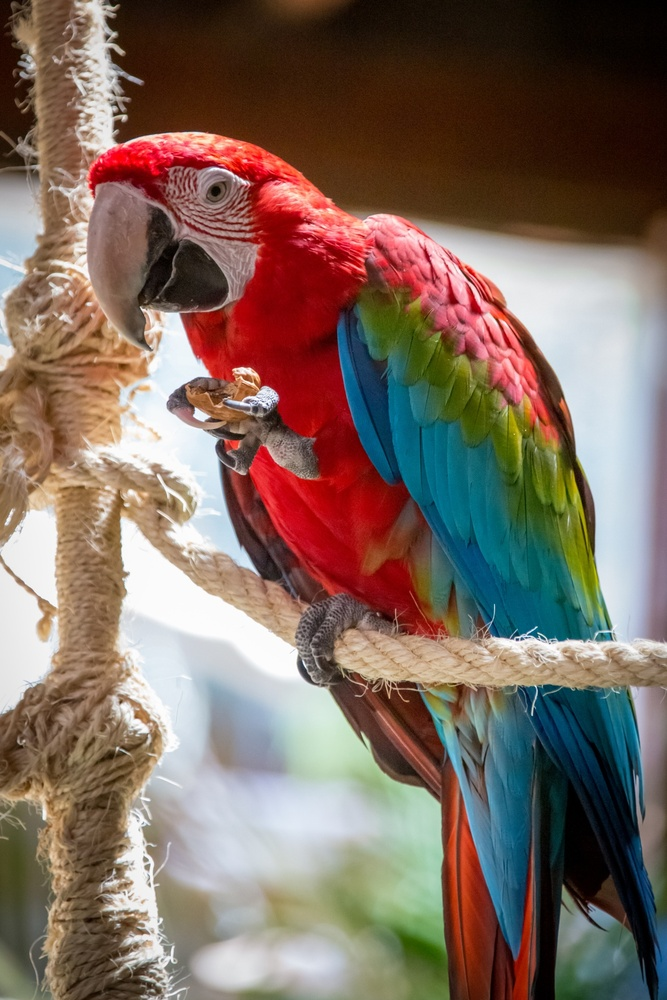
#> input picture Guacamaya.jpg, 667 x 1000 px, shrunk from 1280 x 1920 before the run
$ python VA_Ejercicio09.py
#> lines starting #> are read from the running program, lines starting #| are printed output that depends on the picture
#Ecualización de histograma
#Imagen original: Guacamaya - RGB

#Lectura de imagen
from typing import ChainMap
import cv2 as cv
import numpy as np
import matplotlib.pyplot as plt

#Lectura de imagen
img_org_BGR = cv.imread("Guacamaya.jpg")
#> img_org_BGR is the input picture: shape (1000, 667, 3); mean B, G, R 95.8, 106.8, 125.9
img_org = cv.cvtColor(img_org_BGR, cv.COLOR_BGR2RGB)
m0,n0,p0 = img_org.shape
#> m0 = 1000; n0 = 667; p0 = 3
print(img_org.shape)
#| (1000, 667, 3)
color = ('r','g','b')

fig, ax= plt.subplots(1,2)
#Ecualizar canales
img_eq = np.zeros((m0,n0,p0),np.uint8)
for channel,col in enumerate(color):
    img_eq[:,:,channel] = cv.equalizeHist(img_org[:,:,channel])
    histr_eq = cv.calcHist([img_eq],[channel],None,[256],[0,256])
    ax[1].plot(histr_eq,color = col)
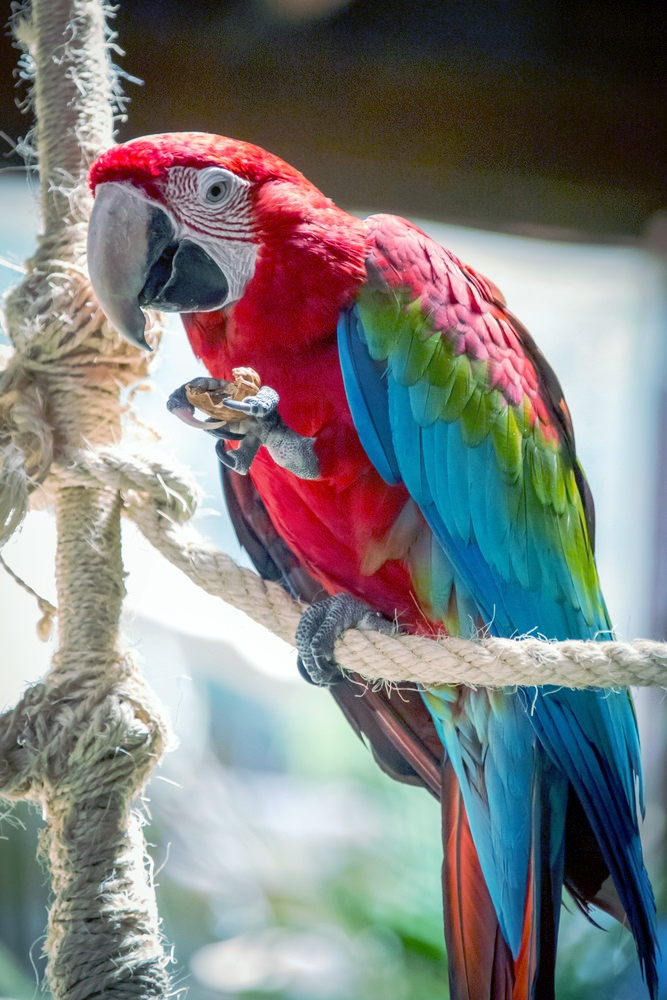
#> img_eq: shape (1000, 667, 3); mean R, G, B 125.9, 126.1, 125

for channel,col in enumerate(color):
    histr_org = cv.calcHist([img_org],[channel],None,[256],[0,256])
    ax[0].plot(histr_org,color = col)

ax[0].set_title('Histograma original')
ax[1].set_title('Histograma ecualizado')

fig2, ax2=plt.subplots(1,2)
ax2[0].imshow(img_org)
ax2[0].set_title('Imagen original')
ax2[1].imshow(img_eq)
ax2[1].set_title('Imagen ecualizada')

plt.show()
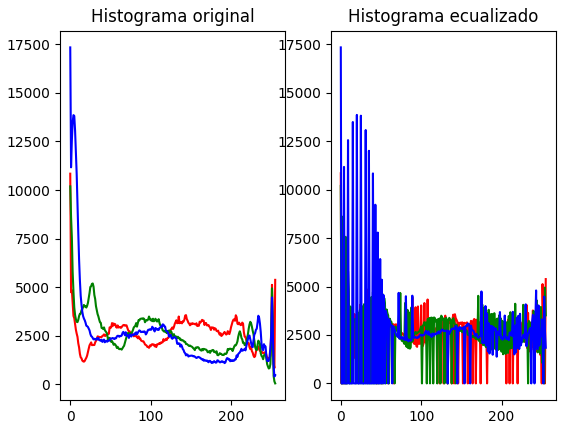
#> figure drawn by matplotlib, 2 panels; panel 1: curve peaks at x = 0, y = 10843; panel 1: curve peaks at x = 0, y = 10189; panel 1: curve peaks at x = 0, y = 17338; panel 2: curve peaks at x = 0, y = 10843
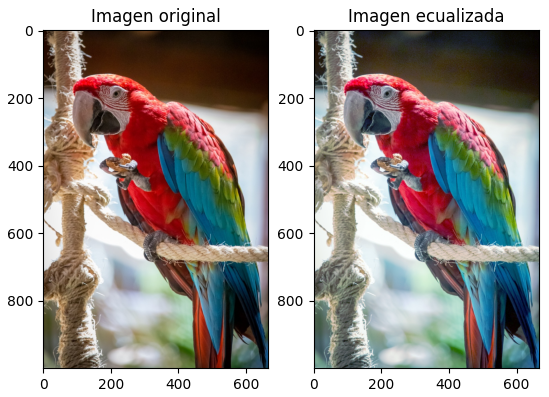
#> figure drawn by matplotlib, 2 panels

$ run again, with Imagen_capturada.jpg copied over Guacamaya.jpg
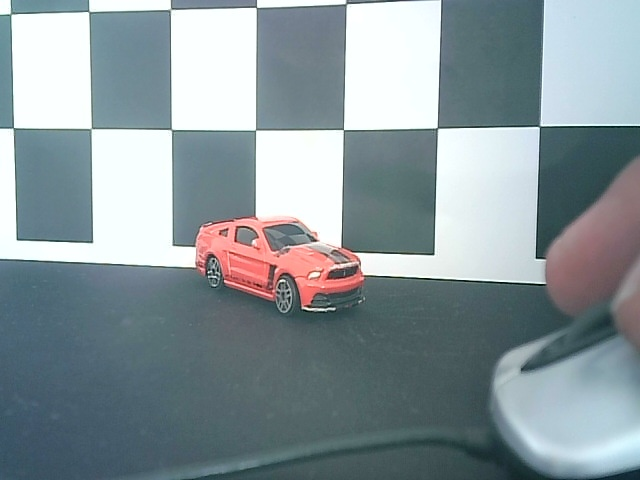
#> input picture Imagen_capturada.jpg, 640 x 480 px
#> img_org_BGR is the input picture: shape (480, 640, 3); mean B, G, R 154.8, 149.9, 136.4
#| (480, 640, 3)
#> after the loop `for channel,col in enumerate(color):`:
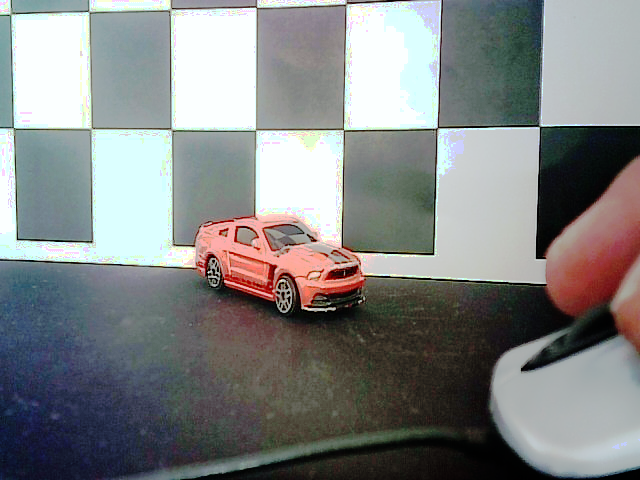
#> img_eq: shape (480, 640, 3); mean R, G, B 129.7, 132.1, 131.8
#> `plt.show()`:
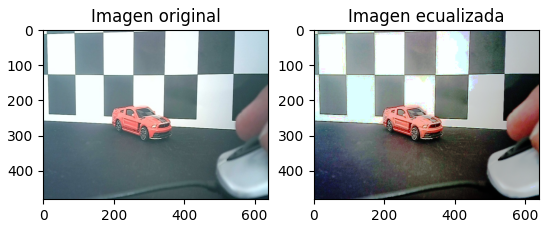
#> figure drawn by matplotlib, 2 panels

$ run again, with MRI.jpg copied over Guacamaya.jpg
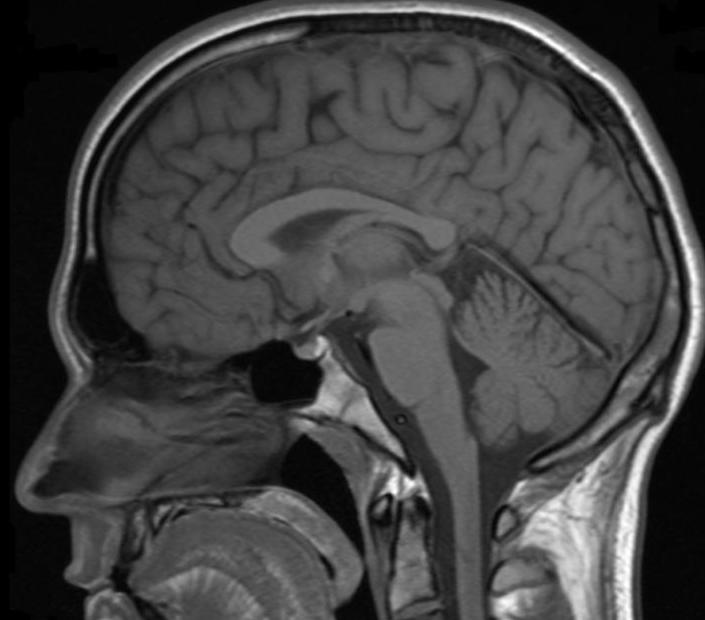
#> input picture MRI.jpg, 705 x 620 px
#> img_org_BGR is the input picture: shape (620, 705, 3); min 0, max 255, mean 65.9
#| (620, 705, 3)
#> after the loop `for channel,col in enumerate(color):`:
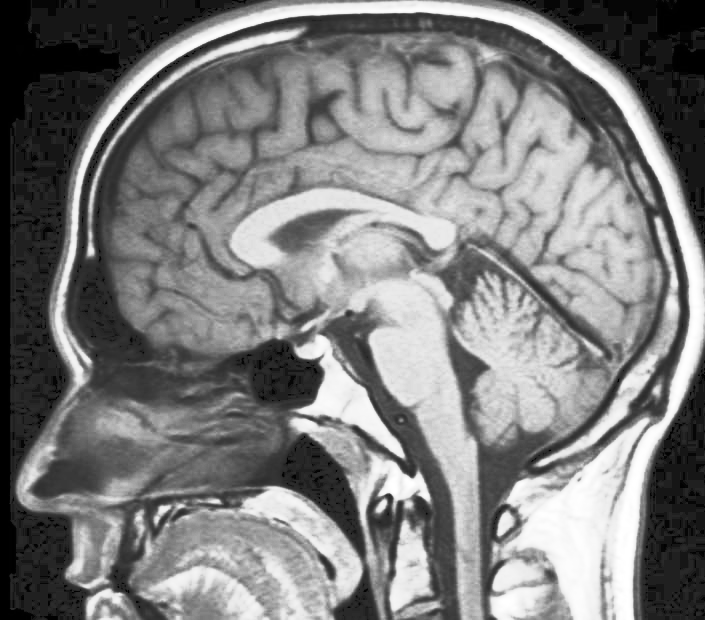
#> img_eq: shape (620, 705, 3); min 0, max 255, mean 125.9
#> `plt.show()`:
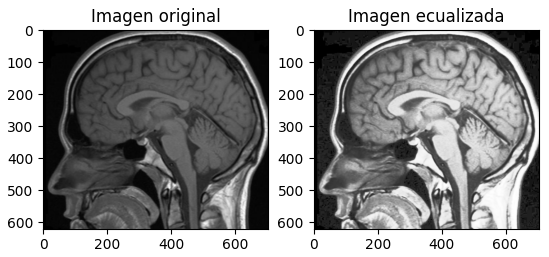
#> figure drawn by matplotlib, 2 panels

$ run again, with Cerebro_ruido.jpeg copied over Guacamaya.jpg
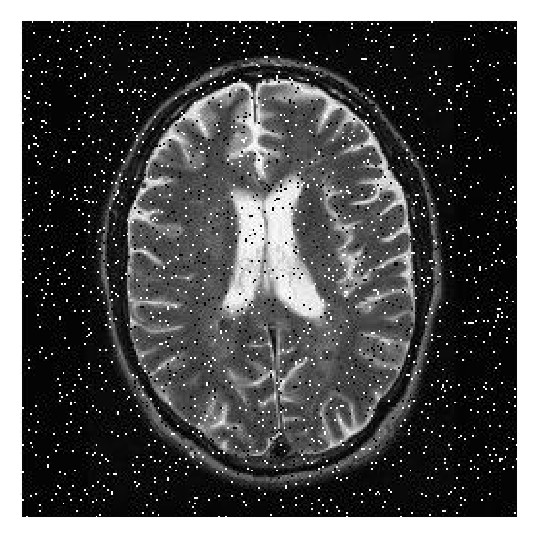
#> input picture Cerebro_ruido.jpeg, 537 x 537 px
#> img_org_BGR is the input picture: shape (537, 537, 3); min 0, max 255, mean 82.8
#| (537, 537, 3)
#> after the loop `for channel,col in enumerate(color):`:
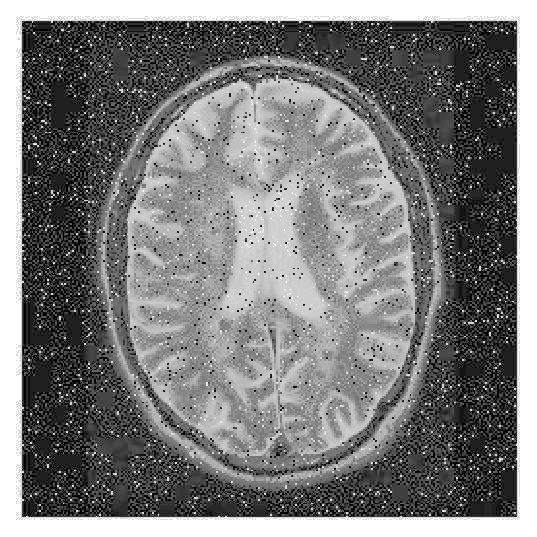
#> img_eq: shape (537, 537, 3); min 0, max 255, mean 123.1
#> `plt.show()`:
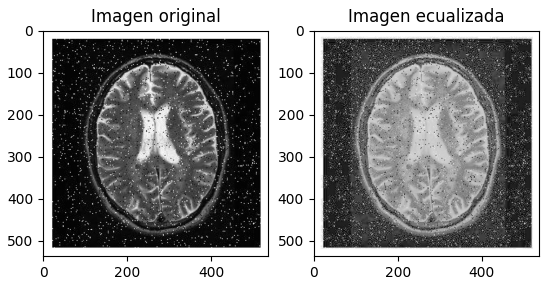
#> figure drawn by matplotlib, 2 panels
